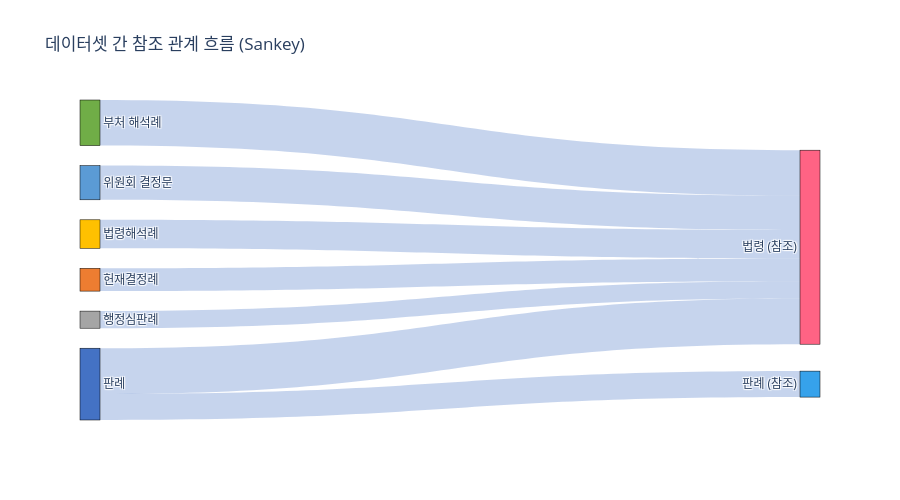

The notebook cell saved with this chart:
### Code cell
# ── 데이터셋 간 연결 Sankey diagram ─────────────────────
# 어떤 데이터 타입이 어떤 타입을 참조하는지 흐름 시각화
# 판례 → 법령, 헌재 → 법령, 행정심판 → 법령, 판례 → 판례 등

sankey_labels = [
    "판례",           # 0
    "헌재결정례",      # 1
    "행정심판례",      # 2
    "법령해석례",      # 3
    "위원회 결정문",   # 4
    "부처 해석례",     # 5
    "법령 (참조)",     # 6
    "판례 (참조)",     # 7
]

# source → target, value (비율 기반 추정)
sankey_source = [0, 0, 1, 2, 3, 4, 5]
sankey_target = [6, 7, 6, 6, 6, 6, 6]
sankey_value = [
    has_ref_statute,                   # 판례 → 법령
    has_ref_case,                      # 판례 → 판례
    int(precedent_total_count * 0.4),  # 헌재 → 법령 (추정)
    int(precedent_total_count * 0.3),  # 행정심판 → 법령 (추정)
    int(precedent_total_count * 0.5),  # 법령해석 → 법령 (추정)
    int(precedent_total_count * 0.6),  # 위원회 → 법령 (추정)
    int(precedent_total_count * 0.8),  # 부처해석 → 법령 (추정)
]

fig = go.Figure(data=[go.Sankey(
    node=dict(
        pad=20,
        thickness=20,
        line=dict(color="black", width=0.5),
        label=sankey_labels,
        color=["#4472C4", "#ED7D31", "#A5A5A5", "#FFC000", "#5B9BD5", "#70AD47", "#FF6384", "#36A2EB"],
    ),
    link=dict(
        source=sankey_source,
        target=sankey_target,
        value=sankey_value,
        color=["rgba(68,114,196,0.3)"] * len(sankey_source),
    ),
)])
fig.update_layout(
    title="데이터셋 간 참조 관계 흐름 (Sankey)",
    height=500,
)
fig.show()

### Figure 1 — Plotly figure (JSON) as saved in the notebook; plotly's stock layout.template omitted (floating-point values rounded to 4 significant figures)
{"data": [{"link": {"color": ["rgba(68,114,196,0.3)", "rgba(68,114,196,0.3)", "rgba(68,114,196,0.3)", "rgba(68,114,196,0.3)", "rgba(68,114,196,0.3)", "rgba(68,114,196,0.3)", "rgba(68,114,196,0.3)"], "source": [0, 0, 1, 2, 3, 4, 5], "target": [6, 7, 6, 6, 6, 6, 6], "value": [73971, 41952, 36822, 27616, 46027, 55233, 73644]}, "node": {"color": ["#4472C4", "#ED7D31", "#A5A5A5", "#FFC000", "#5B9BD5", "#70AD47", "#FF6384", "#36A2EB"], "label": ["판례", "헌재결정례", "행정심판례", "법령해석례", "위원회 결정문", "부처 해석례", "법령 (참조)", "판례 (참조)"], "line": {"color": "black", "width": 0.5}, "pad": 20, "thickness": 20}, "type": "sankey"}], "layout": {"height": 500, "title": {"text": "데이터셋 간 참조 관계 흐름 (Sankey)"}}}
